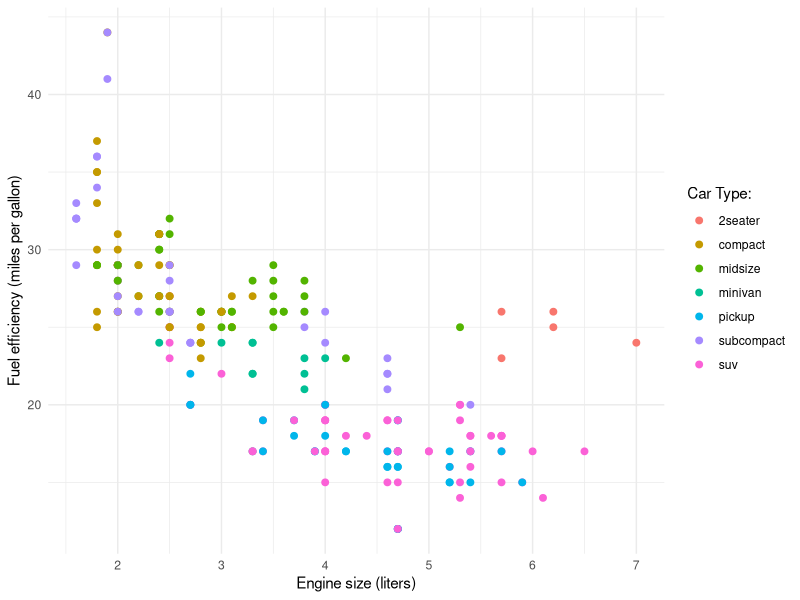
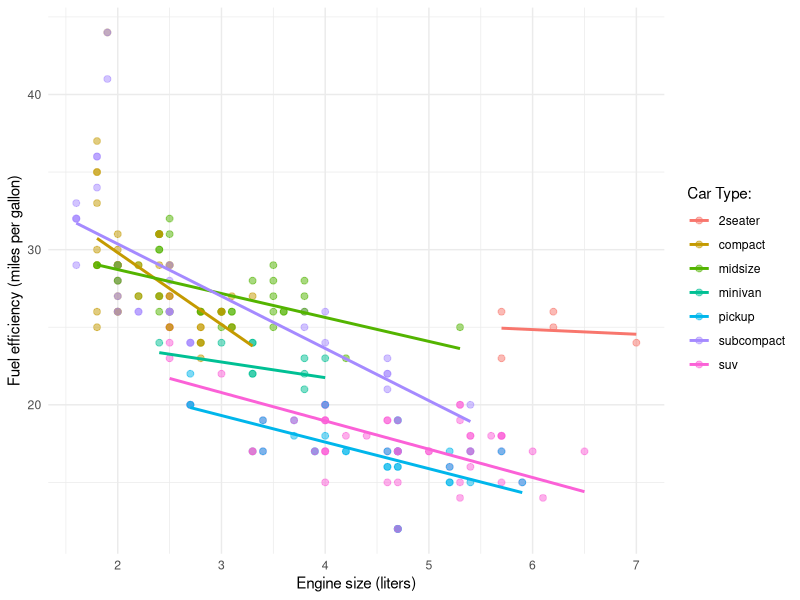
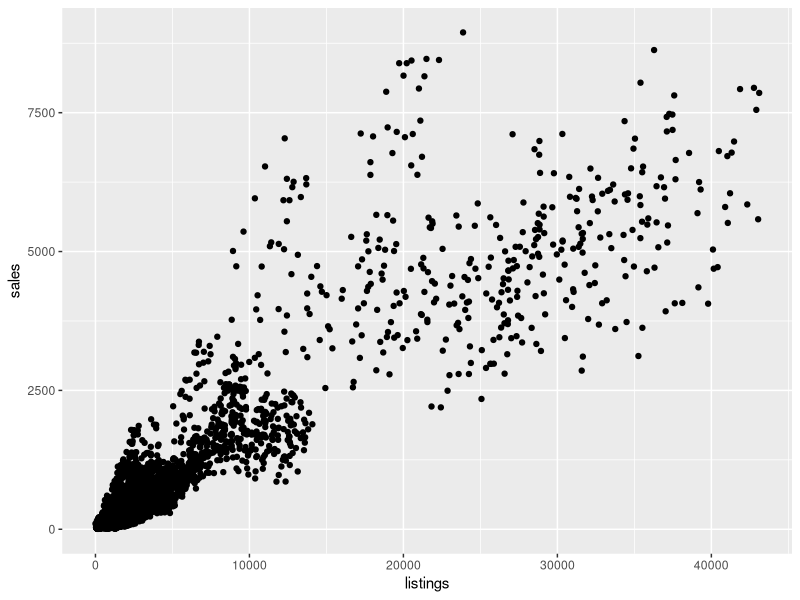
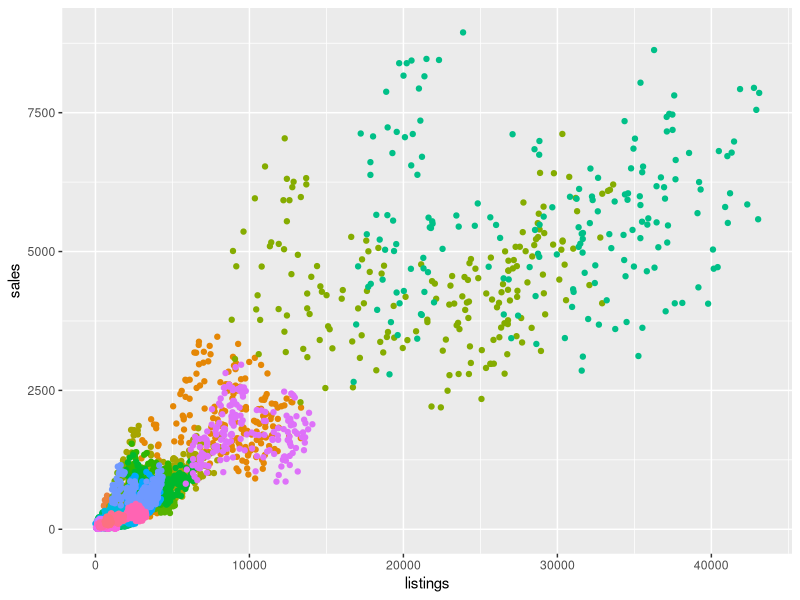
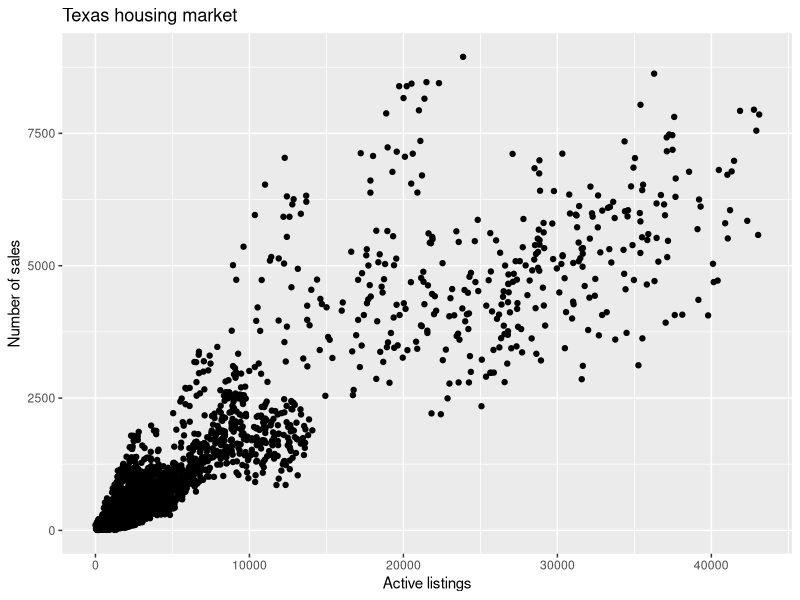
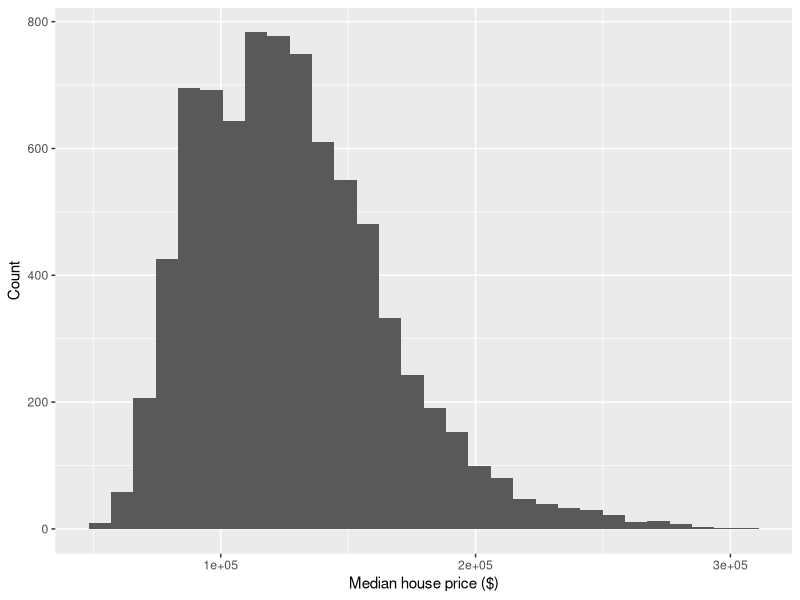
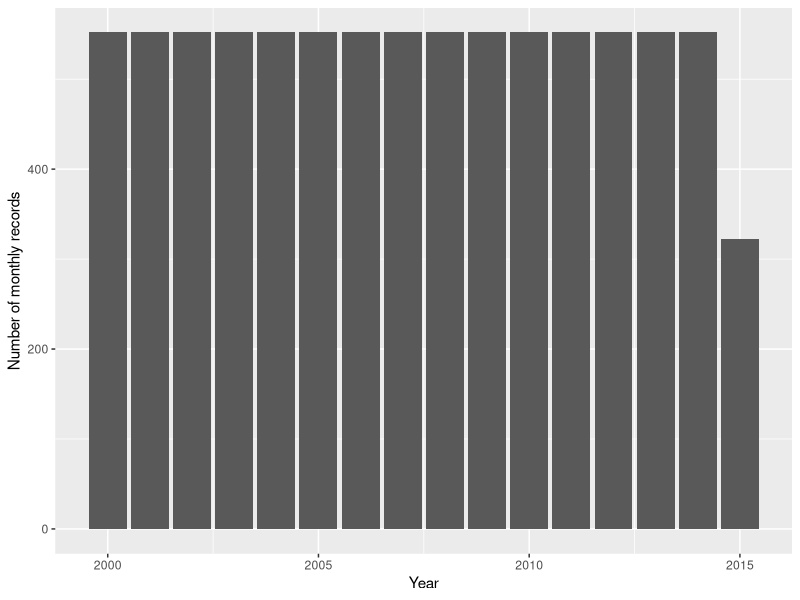
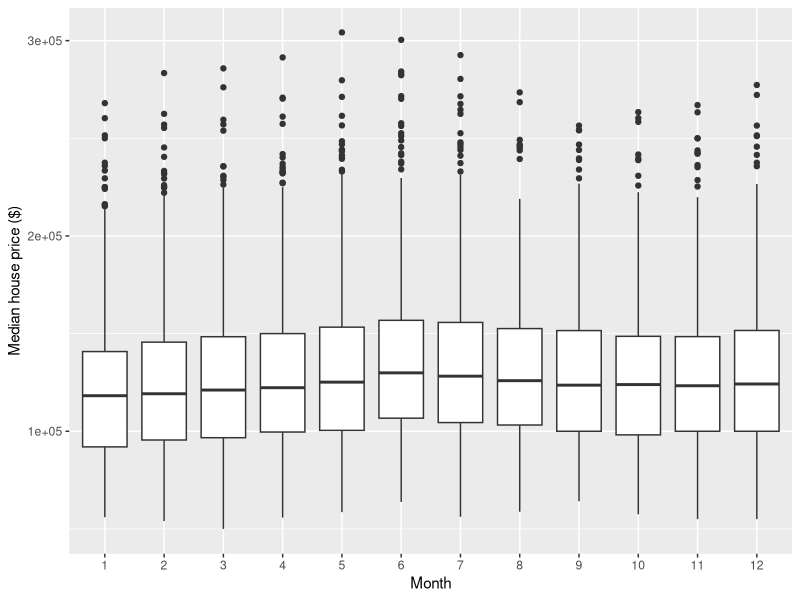

Here is the R script that generated these plots, in order:
## ---- chunk 1
library(tidyverse)
## ---- chunk 2
mpg |> select(manufacturer, displ, model, class, cyl, trans, hwy)
## ---- chunk 3
mpg |>
  select(displ, class, hwy)
## ---- chunk 4
mpg |>
  select(manufacturer, displ, model, class, cyl, trans, hwy) |>
  ggplot(aes(x=displ, y=hwy)) +
  geom_point(aes(col=class), size=2)+
  theme_minimal()+
  labs(y="Fuel efficiency (miles per gallon)", x="Engine size (liters)", col ="Car Type:" )
## ---- chunk 5
mpg |>
  select(manufacturer, displ, model, class, cyl, trans, hwy) |>
  ggplot(aes(x=displ, y=hwy)) +
  geom_point(aes(col=class), size=2, alpha=0.5)+
  geom_smooth(aes(col=class), method = lm, se=FALSE) +
  theme_minimal()+
  labs(y="Fuel efficiency (miles per gallon)", x="Engine size (liters)", col ="Car Type:" )
## ---- chunk 6
my_data <- tibble("QuantityA" = c(50, 90, 10, 30),
"QuantityB" = c(20, 25, 45, 15))
## ---- chunk 7
my_data
## ---- chunk 8
my_data |>
  mutate(Tot = QuantityA + QuantityB)
## ---- chunk 9
my_data2 <- tibble(
  SalesRepresentative = c("Eleonor", "Elizabeth", "John", "Matt", "Eleonor", "Elizabeth", "John", "Matt", "Eleonor", "Elizabeth"),
  Product = c("A", "B", "C", "A", "A", "C", "B", "B", "A", "C"),
  QuantitySold=c(50, 90, 10, 34, 5, 8, 20, 5, 15, 45),
  Region = c("IT", "UK", "FR", "DE", "IT", "IT", "UK", "UK", "UK", "DE"))
## ---- chunk 10
my_data2
## ---- chunk 11
my_data2 |>
  group_by(SalesRepresentative) |>
  summarise(Total = sum(QuantitySold))
## ---- chunk 12
a = 1                            # numeric value assigned with =
b <- 2                           # numeric value assigned with <-
c <- "ciao"                      # character value
c                                # display the content stored in c
## ---- chunk 13
a+b                              # sum the values stored in a and b
## ---- chunk 14
v1 <- c(1, 7, 2)                 # create the vector manually
v2 <- 1:10                       # create a sequence 1 to 10 automatically
v3 <- seq(1,10,by=2)             # create a sequence automatically with the seq() function
## ---- chunk 15
m <- matrix(1:6, nrow=2, ncol=3) # create a matrix
nrow(m)                          # inspect the number of rows
ncol(m)                          # inspect the number of columns
m[1,2]                           # display element on the first row, at the second column
## ---- chunk 16
#| echo: TRUE
#| eval: TRUE
x <- c(10, 20, NA, 40)
mean(x)
## ---- chunk 17
#| echo: TRUE
#| eval: TRUE
mean(x, na.rm = TRUE)
## ---- chunk 18
#| echo: TRUE
#| eval: TRUE
is.na(x)
sum(is.na(x))
## ---- chunk 19
#| echo: TRUE
#| eval: TRUE
# store in the object `my_logical` the answer to "is 3 less than 4?".
# Can only take values TRUE/FALSE
my_logical = 3 < 4
my_logical
## ---- chunk 20
#| echo: TRUE
#| eval: TRUE
# start from a raw vector of strings
my_raw_var <- c("low", "low", "medium", "low", "high", "high", "medium")
my_raw_var
## ---- chunk 21
#| echo: TRUE
#| eval: TRUE
# convert automatically to a factor via `as.factor()`
my_fact <- as.factor(my_raw_var)
my_fact
## ---- chunk 22
#| echo: TRUE
#| eval: TRUE
# manual construction with `factor()` specifying levels ordering
my_fact <- factor(my_raw_var, levels = c("low", "medium", "high"), ordered=TRUE)
my_fact
## ---- chunk 23
#| echo: TRUE
#| eval: TRUE
my_list <- list(          # use the `list()` function
    "A"=c(0,1,2),
    "B"= "ciao",
    "C"= 2<5
)
my_list
## ---- chunk 24
#| echo: TRUE
#| eval: TRUE
#| code-line-numbers: "1|2|3|4|5,6,7,8,9|10"
var1 <- c("pop-up", "banner", "video")
var2 <- c(56, 23, 321)
var3 <- c(7,2,25)
var4 <- c(TRUE, FALSE, FALSE)
my_df <- data.frame(
    "ad_type"= var1,
    "n_clicks"=var2,
    "sales"=var3,
    "weekend"=var4)
my_df
## ---- chunk 25
#| echo: TRUE
#| eval: TRUE
colnames(my_df) # get the column names from my_df
## ---- chunk 26
#| echo: TRUE
#| eval: TRUE
dim(my_df)       # get the dimensions of my_df
## ---- chunk 27
#| echo: TRUE
#| eval: TRUE
my_df$ad_type    # access a column of my_df by name
## ---- chunk 28
#| echo: TRUE
#| eval: TRUE
my_df[ , 1]      # access a column by index
## ---- chunk 29
#| echo: TRUE
#| eval: TRUE
my_df[2 , ]      # acces a row by index
## ---- chunk 30
#| echo: TRUE
#| eval: TRUE
head(txhousing)
## ---- chunk 31
#| echo: TRUE
#| eval: TRUE
str(txhousing)
## ---- chunk 32
#| echo: TRUE
#| eval: TRUE
summary(txhousing$median)
## ---- chunk 33
#| echo: TRUE
#| eval: TRUE
ggplot(data = txhousing, aes(x = listings, y = sales)) +
  geom_point()
## ---- chunk 34
#| echo: TRUE
#| eval: TRUE
#| code-line-numbers: "2"
ggplot(data = txhousing, aes(x = listings, y = sales)) +
  geom_point(aes(color = city), show.legend = FALSE)
## ---- chunk 35
#| echo: TRUE
#| eval: TRUE
#| code-line-numbers: "3,4,5,6"
ggplot(data = txhousing, aes(x = listings, y = sales)) +
  geom_point() +
  labs(
    title = "Texas housing market",
    x = "Active listings",
    y = "Number of sales"
  )
## ---- chunk 36
#| echo: TRUE
#| eval: TRUE
ggplot(data = txhousing, aes(x = median)) +
  geom_histogram(bins = 30) +
  labs(x = "Median house price ($)", y = "Count")
## ---- chunk 37
#| echo: TRUE
#| eval: TRUE
ggplot(data = txhousing, aes(x = year)) +
  geom_bar() +
  labs(x = "Year", y = "Number of monthly records")
## ---- chunk 38
#| echo: TRUE
#| eval: TRUE
ggplot(data = txhousing, aes(x = factor(month), y = median)) +
  geom_boxplot() +
  labs(x = "Month", y = "Median house price ($)")
## ---- chunk 39
#| echo: TRUE
#| eval: TRUE
#| code-line-numbers: "3"
big_cities <- txhousing[txhousing$city %in% c("Houston", "Dallas", "Austin", "San Antonio"), ]
ggplot(data = big_cities, aes(x = listings, y = sales)) +
  geom_point() +
  facet_wrap(~city) +
  labs(x = "Active listings", y = "Number of sales")
## ---- chunk 40
#| echo: TRUE
#| eval: TRUE
#| code-line-numbers: "4"
ggplot(data = txhousing, aes(x = listings, y = sales)) +
  geom_point() +
  labs(title = "Texas housing market", x = "Active listings", y = "Number of sales") +
  theme_minimal()
